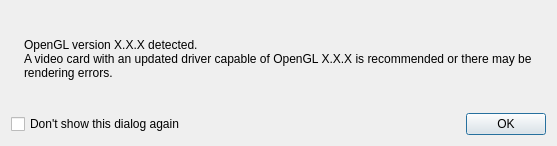
<?xml version="1.0" encoding="UTF-8"?>
<ui version="4.0">
 <class>GLVersionDlg</class>
 <widget class="QDialog" name="GLVersionDlg">
  <property name="geometry">
   <rect>
    <x>0</x>
    <y>0</y>
    <width>557</width>
    <height>146</height>
   </rect>
  </property>
  <property name="windowTitle">
   <string>Dialog</string>
  </property>
  <layout class="QVBoxLayout" name="verticalLayout" stretch="1,0">
   <item>
    <layout class="QHBoxLayout" name="horizontalLayout_2">
     <item>
      <widget class="QLabel" name="m_WarningIcon">
       <property name="sizePolicy">
        <sizepolicy hsizetype="Fixed" vsizetype="Fixed">
         <horstretch>0</horstretch>
         <verstretch>0</verstretch>
        </sizepolicy>
       </property>
      </widget>
     </item>
     <item>
      <widget class="QLabel" name="m_Message">
       <property name="text">
        <string>OpenGL version X.X.X detected.
A video card with an updated driver capable of OpenGL X.X.X is recommended or there may be rendering errors.</string>
       </property>
       <property name="wordWrap">
        <bool>true</bool>
       </property>
      </widget>
     </item>
    </layout>
   </item>
   <item>
    <layout class="QHBoxLayout" name="horizontalLayout">
     <item>
      <widget class="QCheckBox" name="m_DontShowAgain">
       <property name="text">
        <string>Don't show this dialog again</string>
       </property>
      </widget>
     </item>
     <item>
      <widget class="QDialogButtonBox" name="buttonBox">
       <property name="orientation">
        <enum>Qt::Horizontal</enum>
       </property>
       <property name="standardButtons">
        <set>QDialogButtonBox::Ok</set>
       </property>
      </widget>
     </item>
    </layout>
   </item>
  </layout>
 </widget>
 <resources/>
 <connections>
  <connection>
   <sender>buttonBox</sender>
   <signal>accepted()</signal>
   <receiver>GLVersionDlg</receiver>
   <slot>accept()</slot>
   <hints>
    <hint type="sourcelabel">
     <x>248</x>
     <y>254</y>
    </hint>
    <hint type="destinationlabel">
     <x>157</x>
     <y>274</y>
    </hint>
   </hints>
  </connection>
  <connection>
   <sender>buttonBox</sender>
   <signal>rejected()</signal>
   <receiver>GLVersionDlg</receiver>
   <slot>reject()</slot>
   <hints>
    <hint type="sourcelabel">
     <x>316</x>
     <y>260</y>
    </hint>
    <hint type="destinationlabel">
     <x>286</x>
     <y>274</y>
    </hint>
   </hints>
  </connection>
 </connections>
</ui>
